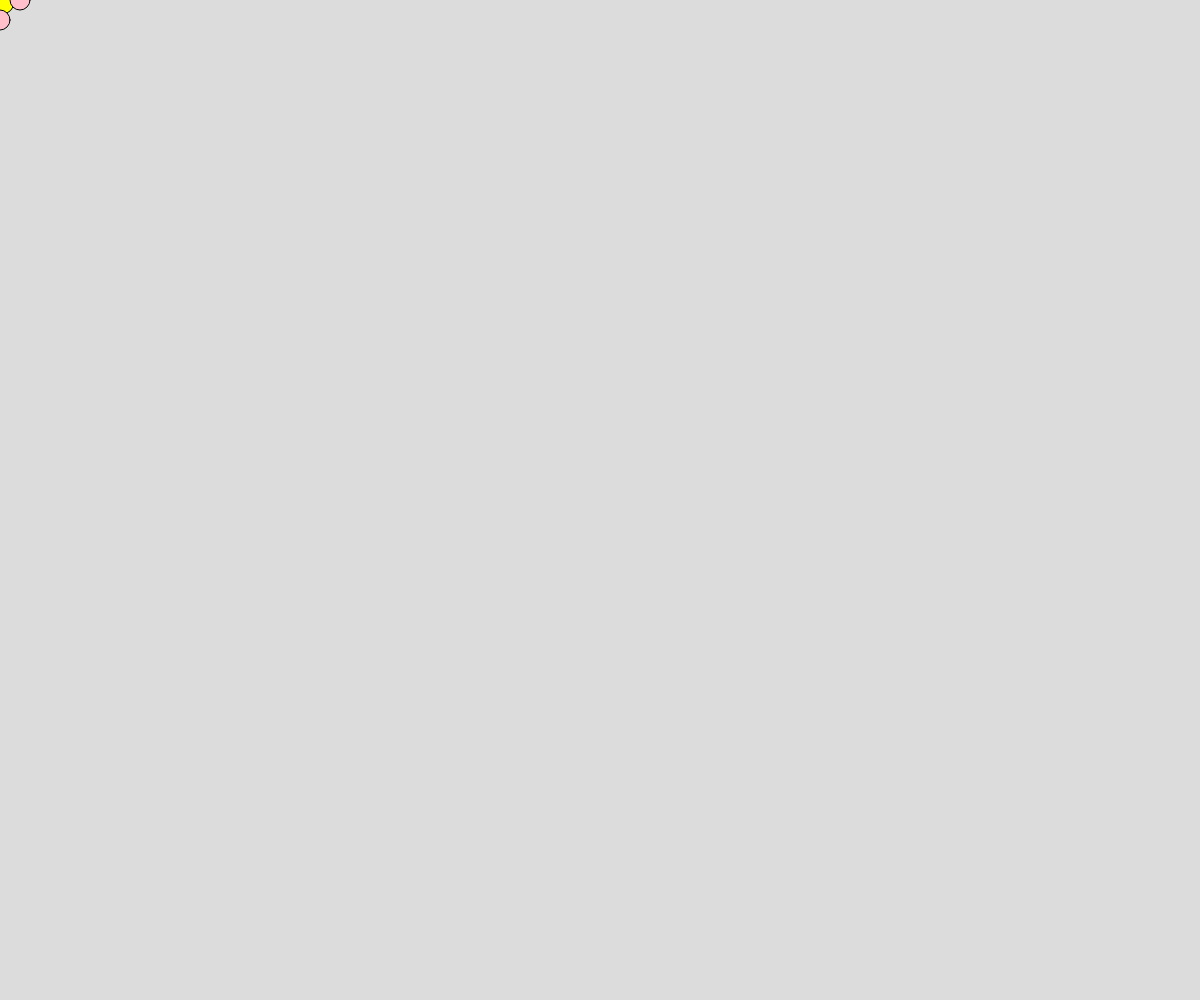
Frame 1 (no input)
Frame 60 (no input): identical to frame 1, image omitted
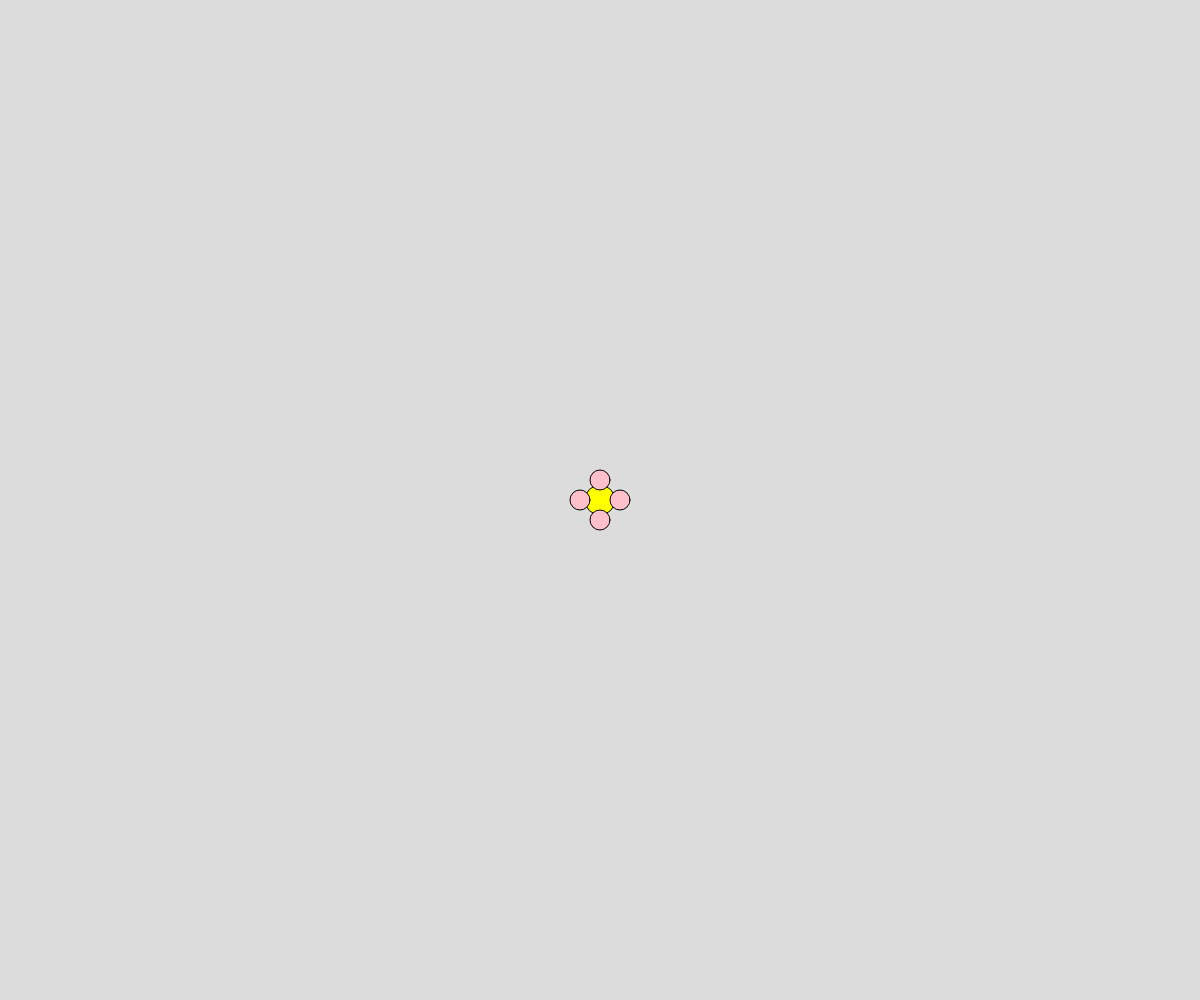
Frame 120 (the mouse pressed at the canvas centre since frame 60)

The p5.js sketch that drew these frames (run headless with seeded random() and noise() and a simulated clock; from frame 60 on, the mouse is pressed at the canvas centre):

// p5.js sketch
// ── sketch.js
function setup() {
  createCanvas(windowWidth, windowHeight);
}

function draw() {
  background(220);
  drawFlower(mouseX, mouseY);
}

// Custom function grouping shapes into a flower
function drawFlower(x, y) {
  fill("yellow");
  circle(x, y, 30); // Center

  fill("pink");
  circle(x, y - 20, 20); // Petals
  circle(x, y + 20, 20);
  circle(x - 20, y, 20);
  circle(x + 20, y, 20);
}
